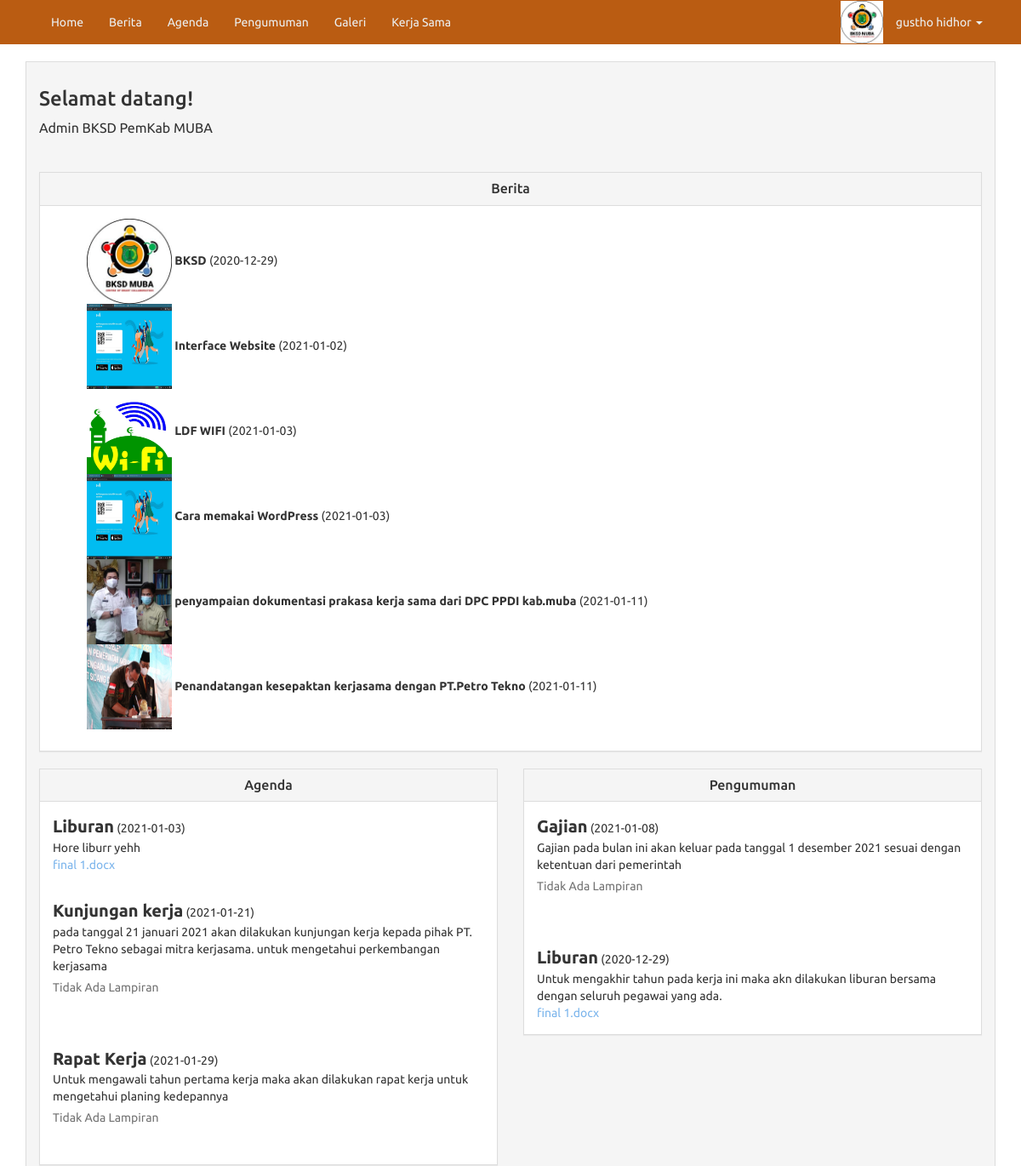
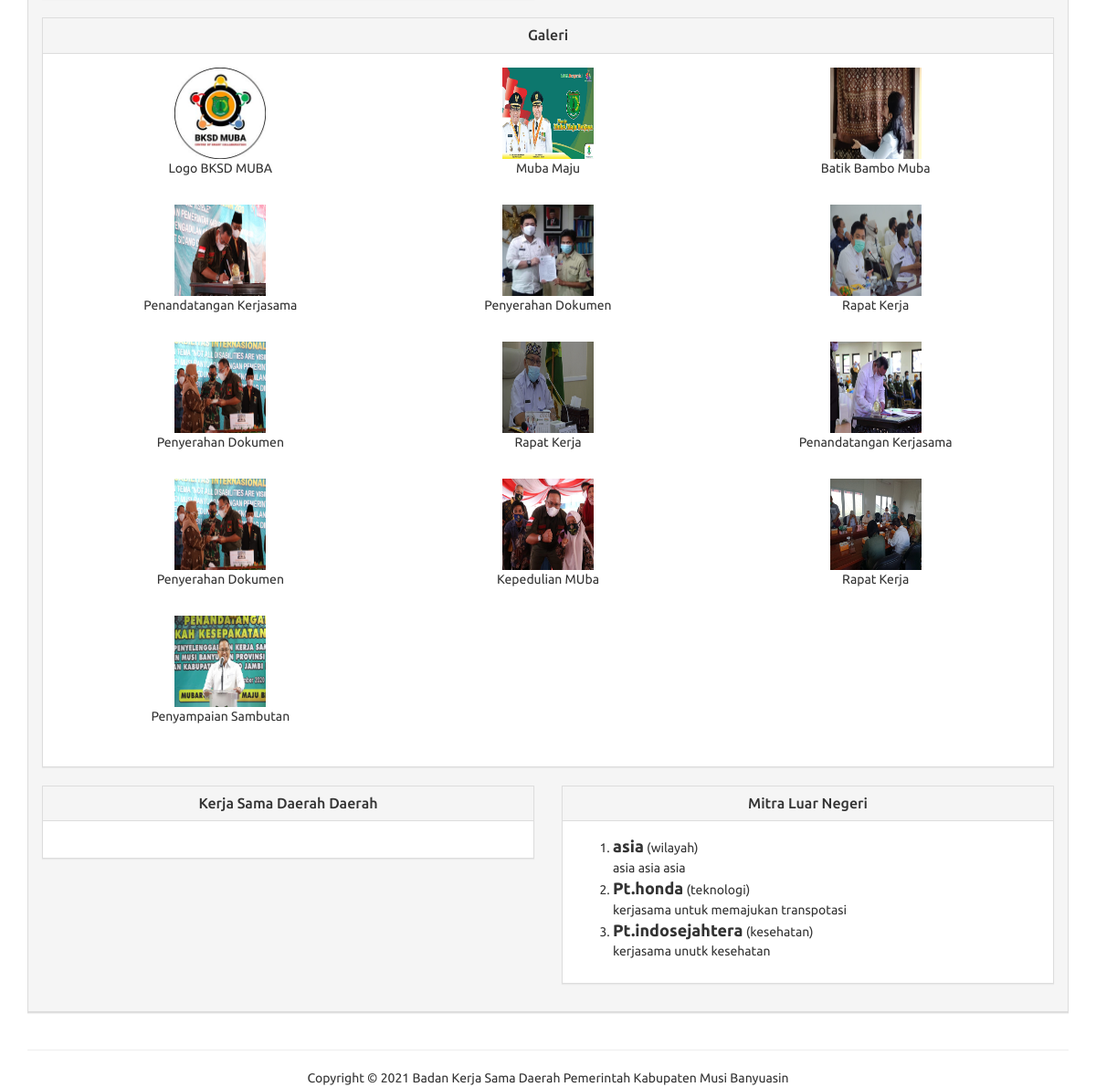
The page /admin/index.php (signed in) on the database its author committed (2 pictures, top to bottom).
### tables this page shows
CREATE TABLE `berita` (
  `id_berita` varchar(100) NOT NULL,
  `judul_berita` varchar(100) NOT NULL,
  `tgl_berita` date NOT NULL,
  `tampilan` varchar(100) NOT NULL,
  `isi_berita` text NOT NULL,
  `lampiran` varchar(100) NOT NULL
);

CREATE TABLE `agenda` (
  `id_agenda` varchar(50) NOT NULL,
  `nama_agenda` varchar(100) NOT NULL,
  `tgl_agenda` date NOT NULL,
  `isi_agenda` text NOT NULL,
  `lampiran` varchar(200) NOT NULL
);

CREATE TABLE `pengumuman` (
  `id_pengumuman` varchar(50) NOT NULL,
  `judul_pengumuman` varchar(100) NOT NULL,
  `tgl_pengumuman` date NOT NULL,
  `isi_pengumuman` text NOT NULL,
  `lampiran` varchar(200) NOT NULL
);

CREATE TABLE `galeri` (
  `id_galeri` varchar(100) NOT NULL,
  `gambar` varchar(200) NOT NULL,
  `keterangan` varchar(100) NOT NULL
);

CREATE TABLE `luar_negeri` (
  `id_luar_negeri` varchar(50) NOT NULL,
  `nama_mitra` varchar(100) NOT NULL,
  `deskripsi` text NOT NULL,
  `bidang` varchar(100) NOT NULL,
  `tahun` year(4) NOT NULL
);

### admin/includes/luar-negeri.inc.php (called while the page is built, shortened)
<?php
class luar_negeri {
	private $conn;
	private $table_name = "luar_negeri";
	public function __construct($db) {
		$this->conn = $db;
	}
	function readAll() {
		$query = "SELECT * FROM {$this->table_name} ORDER BY id_luar_negeri ASC";
		$stmt = $this->conn->prepare( $query );
		$stmt->execute();
		return $stmt;
	}
}

### admin/includes/berita.inc.php (called while the page is built, shortened)
<?php
class berita {
	private $conn;
	private $table_name = "berita";
	public function __construct($db) {
		$this->conn = $db;
	}
	function readAll() {
		$query = "SELECT * FROM {$this->table_name} ORDER BY id_berita ASC";
		$stmt = $this->conn->prepare( $query );
		$stmt->execute();
		return $stmt;
	}
}

### admin/includes/agenda.inc.php (called while the page is built, shortened)
<?php
class agenda {
	private $conn;
	private $table_name = "agenda";
	public function __construct($db) {
		$this->conn = $db;
	}
	function readAll() {
		$query = "SELECT * FROM {$this->table_name} ORDER BY id_agenda ASC";
		$stmt = $this->conn->prepare( $query );
		$stmt->execute();
		return $stmt;
	}
}

### admin/includes/pengumuman.inc.php (called while the page is built, shortened)
<?php
class pengumuman {
	private $conn;
	private $table_name = "pengumuman";
	public function __construct($db) {
		$this->conn = $db;
	}
	function readAll() {
		$query = "SELECT * FROM {$this->table_name} ORDER BY id_pengumuman ASC";
		$stmt = $this->conn->prepare( $query );
		$stmt->execute();
		return $stmt;
	}
}

### admin/includes/galeri.inc.php (called while the page is built, shortened)
<?php
class galeri {
	private $conn;
	private $table_name = "galeri";
	public function __construct($db) {
		$this->conn = $db;
	}
	function readAll() {
		$query = "SELECT * FROM {$this->table_name} ORDER BY id_galeri ASC";
		$stmt = $this->conn->prepare( $query );
		$stmt->execute();
		return $stmt;
    }
}

### admin/index.php (the view, shortened to what this page needs)
<?php
include_once 'includes/header.inc.php';
include_once 'includes/berita.inc.php';
$pro = new berita($db);
$stmt = $pro->readAll();
include_once 'includes/agenda.inc.php';
$pro2 = new agenda($db);
$stmt2 = $pro2->readAll();
include_once 'includes/pengumuman.inc.php';
$pro3 = new pengumuman($db);
$stmt3 = $pro3->readAll();
include_once 'includes/galeri.inc.php';
$pro4 = new galeri($db);
$stmt4 = $pro4->readAll();
include_once 'includes/luar-negeri.inc.php';
$pro6 = new luar_negeri($db);
$stmt6 = $pro6->readAll();
?>
	<div class="row">
		<div class="col-xs-12 col-sm-12 col-md-12">
			<div class="panel panel-default">
				<div class="panel-heading">
					<div class="panel-title">
						<h3>Selamat datang!</h3>
						<h7> Admin BKSD PemKab MUBA</h7>
					</div>
					<br/>
					<br/>
					<div class="row">
						<div class="col-xs-12 col-sm-12 col-md-12">
							<div class="panel panel-default">
								<div class="panel-heading">
									<h1 class="panel-title text-center">Berita</h1>
								</div>
								<div class="panel-body">
									<ol>
										<?php while ($row = $stmt->fetch(PDO::FETCH_ASSOC)) : ?>
											<img src="file/berita/tampilan/<?php echo $row['tampilan'] ?>" width="100" height="100">
											<b><?php echo $row['judul_berita'] ?></b> (<?php echo $row['tgl_berita'] ?>)
											<br>
										<?php endwhile; ?>
									</ol>
								</div>
							</div>
						</div>
						<div class="col-xs-12 col-sm-12 col-md-6">
							<div class="panel panel-default">
								<div class="panel-heading">
									<h3 class="panel-title text-center">Agenda</h3>
								</div>
								<?php while ($row = $stmt2->fetch(PDO::FETCH_ASSOC)) : ?>
								<div class="panel-body">
												<b style="font-size: 20px"><?php echo $row['nama_agenda'] ?></b> (<?php echo $row['tgl_agenda'] ?>)
												<br/><?php echo $row['isi_agenda'] ?><br/>
												<?php if($row['lampiran'] == NULL): ?>
													<p class="help-block">Tidak Ada Lampiran</p>
												<?php else: ?>
													<a href="file/pengumuman/lampiran/<?php echo $row['lampiran'] ?>"><?php echo$row['lampiran']?></a></td>
												<?php endif; ?>
												<br>
								</div>
								<?php endwhile; ?>
							</div>
						</div>
						<div class="col-xs-12 col-sm-12 col-md-6">
							<div class="panel panel-default">
								<div class="panel-heading">
									<h3 class="panel-title text-center">Pengumuman</h3>
								</div>
								<?php while ($row = $stmt3->fetch(PDO::FETCH_ASSOC)) : ?>
								<div class="panel-body">
												<b style="font-size: 20px"><?php echo $row['judul_pengumuman'] ?></b> (<?php echo $row['tgl_pengumuman'] ?>)
												<br/><?php echo $row['isi_pengumuman'] ?><br/>
												<?php if($row['lampiran'] == NULL): ?>
													<p class="help-block">Tidak Ada Lampiran</p>
												<?php else: ?>
													<a href="file/pengumuman/lampiran/<?php echo $row['lampiran'] ?>"><?php echo$row['lampiran']?></a></td>
												<?php endif; ?>
												<br>
								</div>
								<?php endwhile; ?>
							</div>
						</div>
						<div class="col-xs-12 col-sm-12 col-md-12">
							<div class="panel panel-default">
								<div class="panel-heading">
									<h1 class="panel-title text-center">Galeri</h1>
								</div>
								<div class="panel-body">
										<?php while ($row = $stmt4->fetch(PDO::FETCH_ASSOC)) : ?>
											<div class="col-xs-4 col-sm-4 col-md-4">
												<p class="text-center">
													<img src="file/galeri/gambar/<?php echo $row['gambar'] ?>" width="100" height="100"><br/>
													<?php echo $row['keterangan'] ?>
												</p>
												<br>
											</div>
										<?php endwhile; ?>
								</div>
							</div>
						</div>
						<div class="col-xs-12 col-sm-12 col-md-6">
							<div class="panel panel-default">
								<div class="panel-heading">
									<h3 class="panel-title text-center">Kerja Sama Daerah Daerah</h3>
								</div>
								<div class="panel-body">
								</div>
							</div>
						</div>
						<div class="col-xs-12 col-sm-12 col-md-6">
							<div class="panel panel-default">
								<div class="panel-heading">
									<h3 class="panel-title text-center">Mitra Luar Negeri</h3>
								</div>
								<div class="panel-body">
										<ol>
										<?php while ($row = $stmt6->fetch(PDO::FETCH_ASSOC)) : ?>
											<li>
											<b style="font-size: 18px"><?php echo $row['nama_mitra'] ?></b> (<?php echo $row['bidang'] ?>)
											<br/><?php echo $row['deskripsi'] ?>
											<br>
											</li>
										<?php endwhile; ?>
										</ol>
								</div>
							</div>
						</div>
					</div>
				</div>
			</div>
		</div>
	</div>
<?php include_once 'includes/footer.inc.php'; ?>
</body>
</html>

### admin/includes/header.inc.php (shortened to what this page needs)
<!DOCTYPE html>
<html lang="en">
<head>
    <link type="text/css" rel="stylesheet" href="assets/css/bootstrap.min.css">
    <link type="text/css" rel="stylesheet" href="assets/css/bootstrap-datepicker.min.css">
    <link type="text/css" rel="stylesheet" href="assets/css/dataTables.bootstrap.min.css">
    <link type="text/css" rel="stylesheet" href="assets/css/jquery.toastmessage.css"/>
    <link type="text/css" rel="stylesheet" href="assets/css/font-awesome.min.css">
    <link type="text/css" rel="stylesheet" href="assets/css/sweetalert.css">
    <link type="text/css" rel="stylesheet" href="assets/css/parsley.css">
    <link type="text/css" rel="stylesheet" href="assets/css/style.css">
</head>
<body>
    <div id="nav" >
      <nav class="navbar navbar-default navbar-static" style="background-color: #BA5C12; border-color: #BA5C12 !important;">
        <div class="container">
            <div class="collapse navbar-collapse" id="bs-example-navbar-collapse-1">
            <ul class="nav navbar-nav">
                <li><a href="index.php">Home <span class="sr-only">(current)</span></a></li>
                    <li role="presentation"><a href="berita.php">Berita</a></li>
                    <li role="presentation"><a href="agenda.php">Agenda</a></li>
                    <li role="presentation"><a href="pengumuman.php">Pengumuman</a></li>
                    <li role="presentation"><a href="galeri.php">Galeri</a></li>
                    <li role="presentation"><a href="kerja-sama.php">Kerja Sama</a></li>
            </ul>
            <ul class="nav navbar-nav navbar-right">
                <li><img src="assets/img/logo1.jpg" width="50" height="50"></li>
                <li class="dropdown">
                    <a href="#" class="dropdown-toggle text-red text-bold" data-toggle="dropdown" role="button" aria-haspopup="true" aria-expanded="false"><?=$_SESSION["nama_lengkap"]?> <span class="caret"></span></a>
                </li>
            </ul>
            </div>
        </div>
    </nav>
  </div>
  <div class="container">

### admin/includes/footer.inc.php (shortened to what this page needs)
	<hr>
	<footer class="text-center">Copyright &copy; 2021 Badan Kerja Sama Daerah Pemerintah Kabupaten Musi Banyuasin</footer>
	</div>
  </body>
</html>

### admin/assets/css/style.css (style rules this page uses)
* { -webkit-border-radius: 0 !important; -moz-border-radius: 0 !important; border-radius: 0 !important; }
.text-red { color: #e74c3c; }
.navbar-default { background-color: #2c3e50; border-color: #34495e; }
.navbar-default .navbar-nav > li > a { color: #ecf0f1; }
.navbar-default .navbar-collapse, .navbar-default .navbar-form { border-color: #ecf0f1; }

### rows shown on the page
berita: tampilan (picture), judul_berita "BKSD", tgl_berita "2020-12-29"
berita: tampilan (picture), judul_berita "Interface Website", tgl_berita "2021-01-02"
berita: tampilan (picture), judul_berita "LDF WIFI", tgl_berita "2021-01-03"
berita: tampilan (picture), judul_berita "Cara memakai WordPress", tgl_berita "2021-01-03"
berita: tampilan (picture), judul_berita "penyampaian dokumentasi prakasa kerja sama dari DPC PPDI kab.muba", tgl_berita "2021-01-11"
berita: tampilan (picture), judul_berita "Penandatangan kesepaktan kerjasama dengan PT.Petro Tekno", tgl_berita "2021-01-11"
agenda: nama_agenda "Liburan", tgl_agenda "2021-01-03", isi_agenda "Hore liburr yehh", lampiran "final 1.docx"
agenda: nama_agenda "Kunjungan kerja", tgl_agenda "2021-01-21", isi_agenda "pada tanggal 21 januari 2021 akan dilakukan kunjungan kerja kepada pihak PT. Petro Tekno sebagai mitra kerjasama. untuk mengetahui perkembangan kerjasama", lampiran "Tidak Ada Lampiran"
agenda: nama_agenda "Rapat Kerja", tgl_agenda "2021-01-29", isi_agenda "Untuk mengawali tahun pertama kerja maka akan dilakukan rapat kerja untuk mengetahui planing kedepannya", lampiran "Tidak Ada Lampiran"
pengumuman: judul_pengumuman "Gajian", tgl_pengumuman "2021-01-08", isi_pengumuman "Gajian pada bulan ini akan keluar pada tanggal 1 desember 2021 sesuai dengan ketentuan dari pemerintah", lampiran "Tidak Ada Lampiran"
pengumuman: judul_pengumuman "Liburan", tgl_pengumuman "2020-12-29", isi_pengumuman "Untuk mengakhir tahun pada kerja ini maka akn dilakukan liburan bersama dengan seluruh pegawai yang ada.", lampiran "final 1.docx"
galeri: gambar (picture), keterangan "Logo BKSD MUBA"
galeri: gambar (picture), keterangan "Muba Maju"
galeri: gambar (picture), keterangan "Batik Bambo Muba"
galeri: gambar (picture), keterangan "Penandatangan Kerjasama"
galeri: gambar (picture), keterangan "Penyerahan Dokumen"
galeri: gambar (picture), keterangan "Rapat Kerja"
galeri: gambar (picture), keterangan "Penyerahan Dokumen"
galeri: gambar (picture), keterangan "Rapat Kerja"
galeri: gambar (picture), keterangan "Penandatangan Kerjasama"
galeri: gambar (picture), keterangan "Penyerahan Dokumen"
galeri: gambar (picture), keterangan "Kepedulian MUba"
galeri: gambar (picture), keterangan "Rapat Kerja"
galeri: gambar (picture), keterangan "Penyampaian Sambutan"
luar_negeri: nama_mitra "asia", bidang "wilayah", deskripsi "asia asia asia"
luar_negeri: nama_mitra "Pt.honda", bidang "teknologi", deskripsi "kerjasama untuk memajukan transpotasi"
luar_negeri: nama_mitra "Pt.indosejahtera", bidang "kesehatan", deskripsi "kerjasama unutk kesehatan"

### other values the page prints
$_SESSION["nama_lengkap"] "gustho hidhor"
